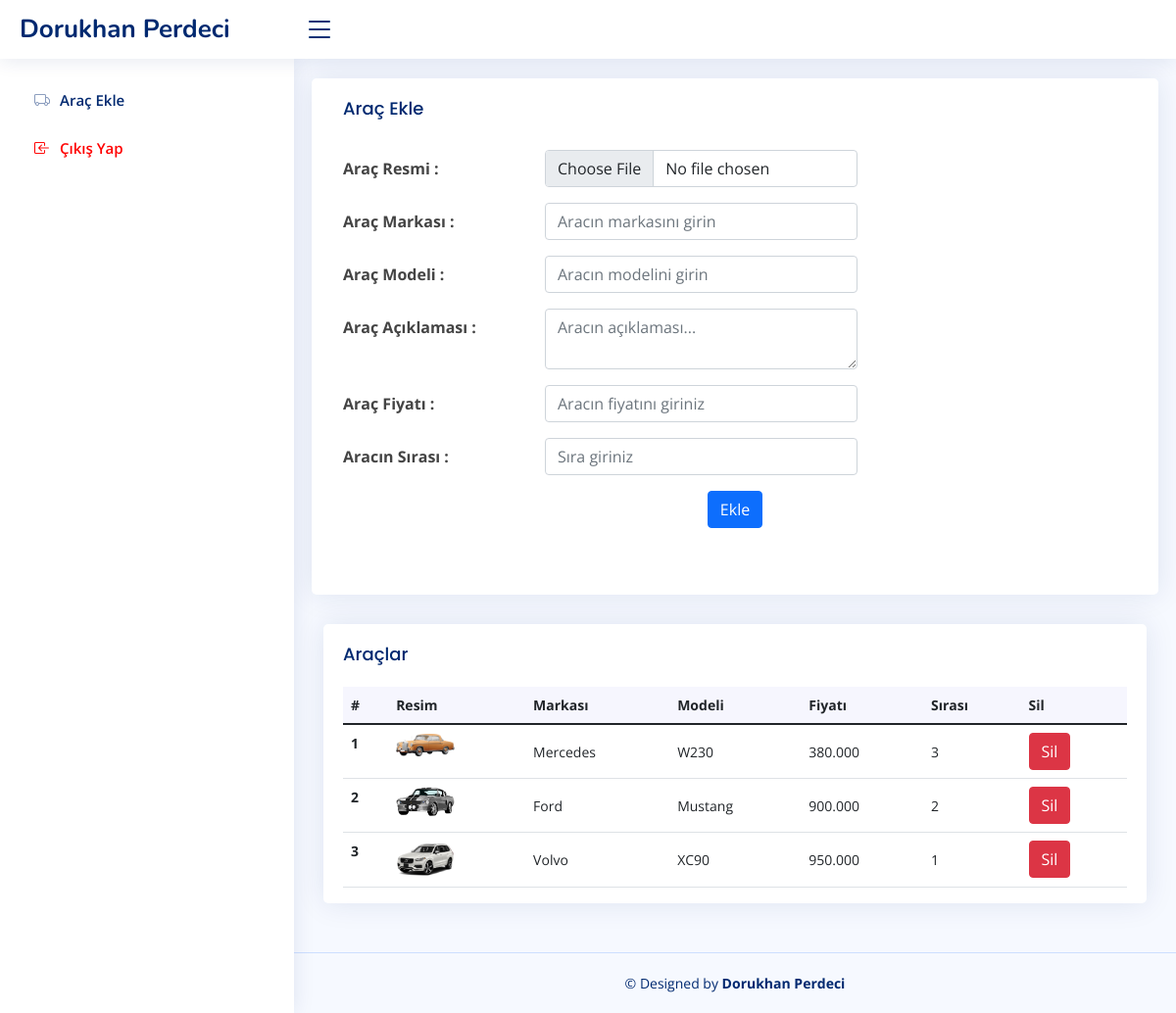
/adminpanel/include/index.php (signed in), run on the app's committed database.
### tables this page shows
CREATE TABLE `arac` (
  `arac_id` int(11) NOT NULL,
  `arac_resim` varchar(255) NOT NULL,
  `arac_ad` varchar(50) NOT NULL,
  `arac_model` varchar(100) NOT NULL,
  `arac_yazi` text NOT NULL,
  `arac_fiyat` varchar(20) NOT NULL,
  `arac_sira` varchar(2) NOT NULL
);

### adminpanel/include/index.php (the view, shortened to what this page needs)
<?php
require_once 'header.php';
require_once '../netting/islem.php';
?>
    <main id="main" class="main">
        <section class="section dashboard">
            <div class="row">
                <div class="col-lg-12">
                    <div class="row">
                        <div class="card">
                            <div class="card-body">
                                <h5 class="card-title">Araç Ekle</h5>
                                <form action="../netting/islem.php" method="post" enctype="multipart/form-data">
                                    <div class="row mb-3">
                                        <label for="inputText" class="col-sm-3 col-form-label"><b>Araç Resmi
                                                : </b></label>
                                        <div class="col-sm-5">
                                            <input name="arac_resim" type="file" required="required" placeholder="Aracın resmini girin"
                                                   class="form-control">
                                        </div>
                                    </div>
                                    <div class="row mb-3">
                                        <label for="inputText" class="col-sm-3 col-form-label"><b>Araç Markası
                                                : </b></label>
                                        <div class="col-sm-5">
                                            <input name="arac_ad" type="text" required="required" placeholder="Aracın markasını girin"
                                                   class="form-control">
                                        </div>
                                    </div>
                                    <div class="row mb-3">
                                        <label for="inputText" class="col-sm-3 col-form-label"><b>Araç Modeli
                                                : </b></label>
                                        <div class="col-sm-5">
                                            <input name="arac_model" type="text" required="required" placeholder="Aracın modelini girin"
                                                   class="form-control">
                                        </div>
                                    </div>
                                    <div class="row mb-3">
                                        <label for="inputText" class="col-sm-3 col-form-label"><b>Araç Açıklaması
                                                : </b></label>
                                        <div class="col-sm-5">
                                            <textarea name="arac_yazi" type="text" required="required" placeholder="Aracın açıklaması..."
                                                      class="form-control"></textarea>
                                        </div>
                                    </div>
                                    <div class="row mb-3">
                                        <label for="inputText" class="col-sm-3 col-form-label"><b>Araç Fiyatı
                                                : </b></label>
                                        <div class="col-sm-5">
                                            <input name="arac_fiyat" type="number" required="required" placeholder="Aracın fiyatını giriniz"
                                                   class="form-control">
                                        </div>
                                    </div>
                                    <div class="row mb-3">
                                        <label for="inputText" class="col-sm-3 col-form-label"><b>Aracın Sırası
                                                : </b></label>
                                        <div class="col-sm-5">
                                            <input name="arac_sira" type="number"  required="required" placeholder="Sıra giriniz"
                                                   class="form-control">
                                        </div>
                                    </div>
                                    <div class="col-sm-12 text-center">
                                        <button name="aracekle" type="submit" class="btn btn-primary">Ekle</button>
                                    </div>
                                </form>
                                <br><br>
                            </div>
                        </div>
                        <div class="col-12">
                            <div class="card top-selling overflow-auto">
                                <div class="card-body pb-0">
                                    <h5 class="card-title">Araçlar</h5>
                                    <table class="table datatable table-hover">
                                        <thead>
                                        <tr>
                                            <th>#</th>
                                            <th scope="col">Resim</th>
                                            <th scope="col">Markası</th>
                                            <th scope="col">Modeli</th>
                                            <th scope="col">Fiyatı</th>
                                            <th scope="col">Sırası</th>
                                            <th scope="col">Sil</th>
                                        </tr>
                                        </thead>
                                        <tbody>
                                        <?php
                                        $aracsor = $db->prepare("SELECT * FROM arac order by arac_sira DESC");
                                        $aracsor->execute();
                                        $say = 0;
                                        while ($araccek = $aracsor->fetch(PDO::FETCH_ASSOC)) {
                                            $say++ ?>
                                            <tr>
                                                <th>
                                                    <?php echo $say ?>
                                                </th>
                                                <th scope="row"><a href="#"><img
                                                                src="../../<?php echo $araccek['arac_resim']; ?>"
                                                                alt=""></a>
                                                </th>
                                                <td>
                                                    <?php echo $araccek['arac_ad'] ?>
                                                </td>
                                                <td>
                                                    <?php echo $araccek['arac_model'] ?>
                                                </td>
                                                <td>
                                                    <?php echo $araccek['arac_fiyat'] ?>
                                                </td>
                                                <td>
                                                    <?php echo $araccek['arac_sira'] ?>
                                                </td>
                                                <td>
                                                    <a href="../netting/islem.php?arac_id=<?php echo $araccek['arac_id'] ?>&aracsil=ok">
                                                        <button class="btn btn-danger btn-xs">Sil</button>
                                                    </a>
                                                </td>
                                            </tr>
                                        <?php }
                                        ?>
                                        </tbody>
                                    </table>
                                </div>
                            </div>
                        </div>
                    </div>
                </div>
            </div>
        </section>
    </main>
<?php require_once 'footer.php'; ?>

### adminpanel/include/header.php (shortened to what this page needs)
<!DOCTYPE html>
<html lang="tr">
<head>
    <link href="assets/vendor/bootstrap/css/bootstrap.min.css" rel="stylesheet">
    <link href="assets/vendor/bootstrap-icons/bootstrap-icons.css" rel="stylesheet">
    <link href="assets/vendor/boxicons/css/boxicons.min.css" rel="stylesheet">
    <link href="assets/vendor/quill/quill.snow.css" rel="stylesheet">
    <link href="assets/vendor/quill/quill.bubble.css" rel="stylesheet">
    <link href="assets/vendor/remixicon/remixicon.css" rel="stylesheet">
    <link href="assets/vendor/simple-datatables/style.css" rel="stylesheet">
    <link href="assets/css/style.css" rel="stylesheet">
</head>
<body>
<header id="header" class="header fixed-top d-flex align-items-center">
    <div class="d-flex align-items-center justify-content-between">
        <a href="index.php" class="logo d-flex align-items-center">
            <span class="d-none d-lg-block">Dorukhan Perdeci</span>
        </a>
        <i class="bi bi-list toggle-sidebar-btn"></i>
    </div>
</header>
<aside id="sidebar" class="sidebar">
    <ul class="sidebar-nav" id="sidebar-nav">
        <li class="nav-item">
            <a class="nav-link collapsed" href="index.php">
                <i class="bi bi-truck"></i>
                <span>Araç Ekle</span>
            </a>
        </li>
        <li class="nav-item">
            <a style="color: red;" class="nav-link collapsed" href="logout.php">
                <i style="color: red;" class="bi bi-box-arrow-in-left"></i>
                <span>Çıkış Yap</span>
            </a>
        </li>
    </ul>
</aside>

### adminpanel/include/footer.php (shortened to what this page needs)
<footer id="footer" class="footer">
    <div class="copyright">
        &copy; Designed by <strong><span>Dorukhan Perdeci</span></strong>
    </div>
</footer>
</body>
</html>

### adminpanel/include/assets/css/style.css (style rules this page uses)
:root { scroll-behavior: smooth; }
body { font-family: "Open Sans", sans-serif; background: #f6f9ff; color: #444444; }
a { color: #4154f1; text-decoration: none; }
h1, h2, h3, h4, h5, h6 { font-family: "Nunito", sans-serif; }
#main { margin-top: 60px; padding: 20px 30px; transition: all 0.3s; }
.card { margin-bottom: 30px; border: none; border-radius: 5px; box-shadow: 0px 0 30px rgba(1, 41, 112, 0.1); }
.card-title { padding: 20px 0 15px 0; font-size: 18px; font-weight: 500; color: #012970; font-family: "Poppins", sans-serif; }
.card-body { padding: 0 20px 20px 20px; }
.logo { line-height: 1; }
@media (min-width: 1200px) { .logo { width: 280px; } }
.logo span { font-size: 26px; font-weight: 700; color: #012970; font-family: "Nunito", sans-serif; }
.header { transition: all 0.5s; z-index: 997; height: 60px; box-shadow: 0px 2px 20px rgba(1, 41, 112, 0.1); background-color: #fff; padding-left: 20px; }
.header .toggle-sidebar-btn { font-size: 32px; padding-left: 10px; cursor: pointer; color: #012970; }
.sidebar { position: fixed; top: 60px; left: 0; bottom: 0; width: 300px; z-index: 996; transition: all 0.3s; padding: 20px; overflow-y: auto; scrollbar-width: thin; scrollbar-color: #aab7cf transparent; box-shadow: 0px 0px 20px rgba(1, 41, 112, 0.1); background-color: #fff; }
@media (min-width: 1200px) { #main, #footer { margin-left: 300px; } }
.sidebar-nav { padding: 0; margin: 0; list-style: none; }
.sidebar-nav li { padding: 0; margin: 0; list-style: none; }
.sidebar-nav .nav-item { margin-bottom: 5px; }
.sidebar-nav .nav-link { display: flex; align-items: center; font-size: 15px; font-weight: 600; color: #4154f1; transition: 0.3; background: #f6f9ff; padding: 10px 15px; border-radius: 4px; }
.sidebar-nav .nav-link i { font-size: 16px; margin-right: 10px; color: #4154f1; }
.sidebar-nav .nav-link.collapsed { color: #012970; background: #fff; }
.sidebar-nav .nav-link.collapsed i { color: #899bbd; }
.dashboard .top-selling { font-size: 14px; }
.dashboard .top-selling .table thead { background: #f6f6fe; }
.dashboard .top-selling .table thead th { border: 0; }
.dashboard .top-selling .table tbody td { vertical-align: middle; }
.dashboard .top-selling img { border-radius: 5px; max-width: 60px; }
.footer { padding: 20px 0; font-size: 14px; transition: all 0.3s; border-top: 1px solid #cddfff; }
.footer .copyright { text-align: center; color: #012970; }

### data on the page
arac: arac_resim (picture), arac_ad "Mercedes", arac_model "W230", arac_fiyat "380.000", arac_sira "3"
arac: arac_resim (picture), arac_ad "Ford", arac_model "Mustang", arac_fiyat "900.000", arac_sira "2"
arac: arac_resim (picture), arac_ad "Volvo", arac_model "XC90", arac_fiyat "950.000", arac_sira "1"
